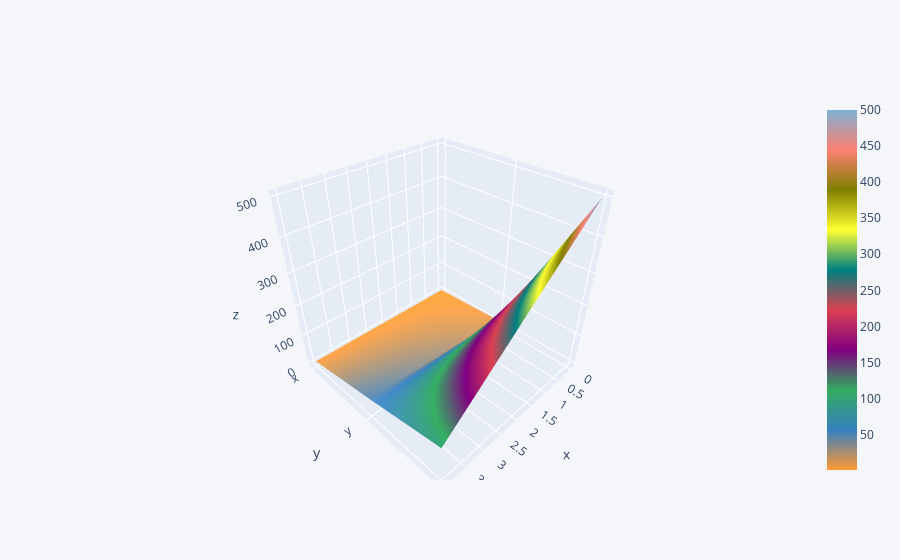

Notebook code cell kept with this figure:
### Code cell
df2.iplot(kind='surface')

### Figure 1 — Plotly figure (JSON) as saved in the notebook; plotly's stock layout.template omitted (floating-point values rounded to 4 significant figures)
{"data": [{"colorscale": [[0, "rgb(255, 153, 51)"], [0.1111, "rgb(55, 128, 191)"], [0.2222, "rgb(50, 171, 96)"], [0.3333, "rgb(128, 0, 128)"], [0.4444, "rgb(219, 64, 82)"], [0.5556, "rgb(0, 128, 128)"], [0.6667, "rgb(255, 255, 51)"], [0.7778, "rgb(128, 128, 0)"], [0.8889, "rgb(251, 128, 114)"], [1, "rgb(128, 177, 211)"]], "type": "surface", "x": [0, 1, 2, 3, 4], "y": ["x", "y", "z"], "z": [[1, 2, 3, 4, 5], [10, 20, 30, 40, 50], [500, 400, 300, 200, 100]]}], "layout": {"legend": {"bgcolor": "#F5F6F9", "font": {"color": "#4D5663"}}, "paper_bgcolor": "#F5F6F9", "plot_bgcolor": "#F5F6F9", "title": {"font": {"color": "#4D5663"}}, "xaxis": {"gridcolor": "#E1E5ED", "showgrid": true, "tickfont": {"color": "#4D5663"}, "title": {"font": {"color": "#4D5663"}, "text": ""}, "zerolinecolor": "#E1E5ED"}, "yaxis": {"gridcolor": "#E1E5ED", "showgrid": true, "tickfont": {"color": "#4D5663"}, "title": {"font": {"color": "#4D5663"}, "text": ""}, "zerolinecolor": "#E1E5ED"}}}
